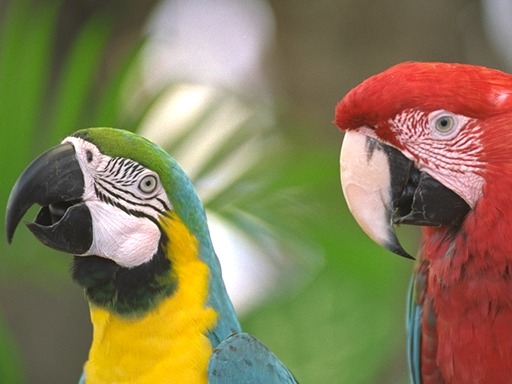
%> input picture TID2008_dataset/I23.BMP, 512 x 384 px
$ octave QualityMeasure.m   (GNU Octave 9; MATLAB toolbox functions it lacks are replaced by stand-ins)
%> lines starting %> are read from the running program, lines starting %| are printed output that depends on the picture
clear all; close all; clc;
Img=imread('I23.BMP');
%> Img is the input picture: size 384x512x3 uint8; mean R, G, B 135.7, 124.3, 86.7
Iblur=imgaussfilt(Img,11.33);
Igray=rgb2gray(Img);

Iblur1=rgb2gray(Iblur);
I1=double(Iblur1)/255;

I=double(Igray)/255;
[M,N] = size(Igray);
%> M = 384; N = 512

[cA,cH,cV,cD] = dwt2(I1,'haar'); %wavelet transform
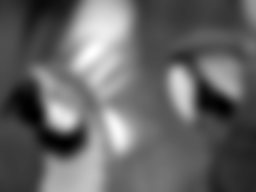
%> cA: size 192x256 double; min 0.361, max 1.88, mean 0.968; drawn with min black and max white
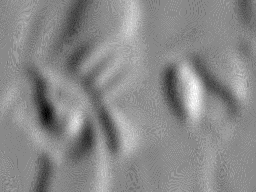
%> cV: size 192x256 double; min -0.0275, max 0.0235, mean -4.08e-05; drawn with min black and max white
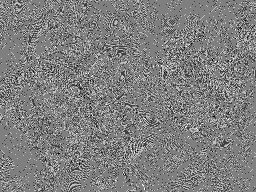
%> cD: size 192x256 double; min -0.00392, max 0.00392, mean -2.51e-06; drawn with min black and max white

EM=zeros(M/2,N/2);
EM=sqrt((cH.^2) + (cV.^2));
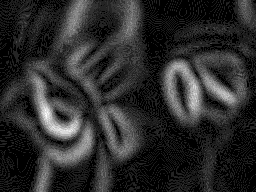
%> EM: size 192x256 double; min 0, max 0.0277, mean 0.00477; drawn with min black and max white

count=0.0;
for k=1:1:M/2
   for l=1:1:N/2
       count=EM(k,l)+count;
   end
end
%> after the loop, count = 234.3
Edge=zeros(M/2,N/2);
th= count / (2*N*M); % 1 / (2^1 *N*M) ,J=2
%> th = 0.000596

for k=1:1:M/2
  for l=1:1:N/2
      if EM(k,l)<th;
      Edge(k,l)=0;
      else
      Edge(k,l)=EM(k,l);
      end
  end
end
DCT=dct2(Edge);
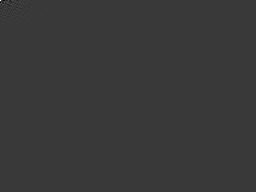
%> DCT: size 192x256 double; min -0.309, max 1.06, mean -2.81e-06; drawn with min black and max white
A_DCT=zeros(M/2,N/2);

for k=1:1:M/2
   for l=1:1:N/2
        A_DCT(k,l)=abs(DCT(k,l));
   end
end
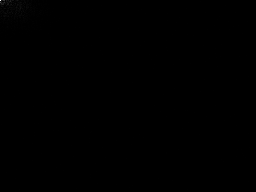
%> A_DCT: size 192x256 double; min 1.8e-08, max 1.06, mean 0.00153; drawn with min black and max white

dct_count=0.0;
for k=1:1:M/2
   for l=1:1:N/2
      dct_count=(A_DCT(k,l)*255)+dct_count;
   end
end
%> after the loop, dct_count = 19182.7
NSize=(M/2)*(N/2);
%> NSize = 49152
a=NSize / (dct_count);
%> a = 2.56

for k=1:1:M/2
    for l=1:1:N/2
        h(k,l)=a*exp((-a).*(A_DCT(k,l))); %pdf
    end
end

H=histogram(A_DCT,'Normalization','probability','DisplayStyle','stairs'); %AQ_DCT histogram
hold on;
H1=histogram(h,'Normalization','probability','DisplayStyle','stairs'); %pdf histogram
%> figure, not shown here; tallest bar 0.264 high, from x = 0 to 0.0005; tallest bar 0.164 high, from x = 2.56 to 2.56

a_plot=[0.1329 0.2417 0.4722 0.5206 0.9288 2.5623];
SD=[0 0.9 1.7 1.85 2.85 11.33];

%QUANTIZED
Q=[16  11  10  16  24  40  51  61;
    12  12  14  19  26  58  60  55;
    14  13  16  24  40  57  69  56;
    14  17  22  29  51  87  80  62;
    18  22  37  56  68  109 103 77;
    24  35  55  64  81  104 113 92;
    49  64  78  87  103 121 120 101;
    72  92  95  98  112 100 103 99];
AQ_DCT=zeros(M/2,N/2);

dct_blocks = zeros(M/2,N/2);

for i = 1:8:M/2
    for j = 1:8:N/2
        dct_blocks(i:(i+7),j:(j+7))= (A_DCT(i:(i+7),j:(j+7)));
    end
end

for i=1:8:M/2
    for j=1:8:N/2
        AQ_DCT(i:(i+7),j:(j+7)) = round(dct_blocks(i:(i+7),j:(j+7))./Q);
    end
end
%> AQ_DCT: size 192x256 double; every value is 0


histog = zeros(1,256);
for x = 1 : 1 : M/2
   for y = 1 : 1 : N/2
      histog (AQ_DCT(x,y) + 1 ) = histog ((AQ_DCT(x,y)) + 1 ) + 1;   % yi k黰esi i鏸n AQ_DCT histogram
   end
end
%> after the loop, histog = 256 values, max 49152 at index 1, min 0 at index 2, mean 192

a_dct_count=0.0;
for k=1:1:1
   for l=1:1:256
      a_dct_count =  ((AQ_DCT(k,l)*255) * histog(k,l)) + a_dct_count;
   end
end
%> after the loop, a_dct_count = 0
ay=1 / (a_dct_count);
%> ay = Inf
BQM1=1 - (1 / (ay));
%> BQM1 = 1

J=2;
for j=1:1:J
    BQM=(2^(J-j)*BQM1)/3;
end
%> this loop made 2 passes
%> BQM on passes 1 to 2: 0.667, 0.333

figure;imshow(Img);title('Original');
figure;imshow(Iblur);title('Blur');
figure;imshow(Edge);title('Edge Map');
figure;imshow(A_DCT);title('Absoult DCT');
figure;plot(SD,a_plot); xlabel('SD');ylabel('a');
%> after `ylabel('a')`:
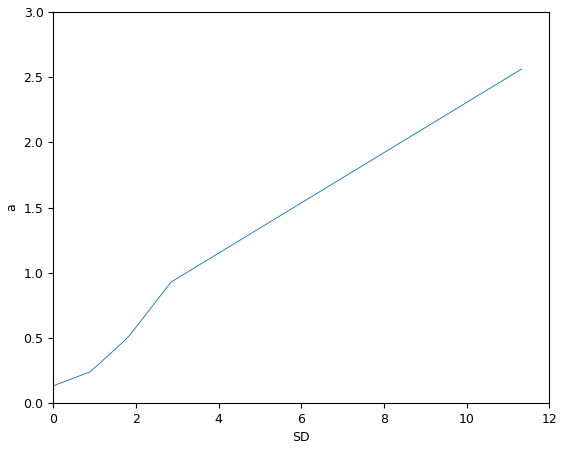
%> figure redrawn from the program's plot data

$ run again, with TID2008_dataset/I01.BMP copied over TID2008_dataset/I23.BMP
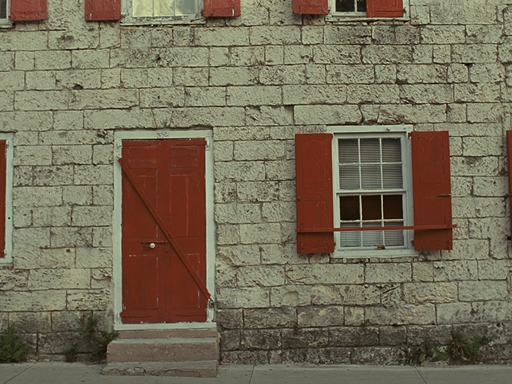
%> input picture TID2008_dataset/I01.BMP, 512 x 384 px
%> Img is the input picture: size 384x512x3 uint8; mean R, G, B 118.1, 109.1, 88.4
%> after the loop `for k=1:1:M/2`: count = 178.1
%> th = 0.000453
%> `DCT=dct2(Edge);`:
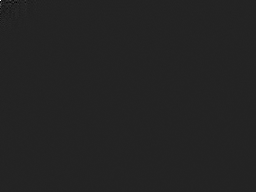
%> DCT: size 192x256 double; min -0.132, max 0.803, mean 2.92e-05; drawn with min black and max white
%> after the loop `for k=1:1:M/2`: dct_count = 17745.9
%> a = 2.77
%> `H1=histogram(h,'Normalization','probability','DisplayStyle','stairs');`:
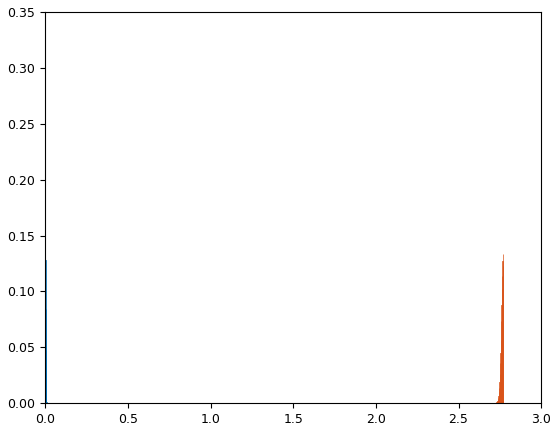
%> figure redrawn from the program's plot data; tallest bar 0.26 high, from x = 0 to 0.0005; tallest bar 0.133 high, from x = 2.77 to 2.77
%> after the loop `for x = 1 : 1 : M/2`: histog = 256 values, max 49152 at index 1, min 0 at index 2, mean 192
%> after the loop `for k=1:1:1`: a_dct_count = 0
%> ay = Inf
%> BQM1 = 1
%> the loop `for j=1:1:J` made 2 passes
%> BQM on passes 1 to 2: 0.667, 0.333

$ run again, with TID2008_dataset/I02.BMP copied over TID2008_dataset/I23.BMP
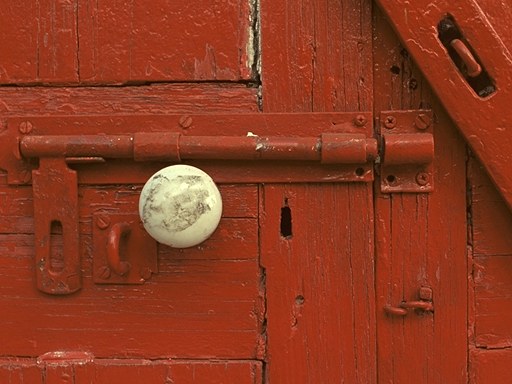
%> input picture TID2008_dataset/I02.BMP, 512 x 384 px
%> Img is the input picture: size 384x512x3 uint8; mean R, G, B 139.9, 57.4, 32
%> after the loop `for k=1:1:M/2`: count = 103.5
%> th = 0.000263
%> `DCT=dct2(Edge);`:
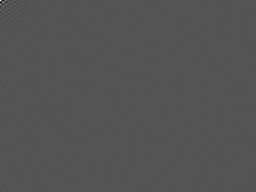
%> DCT: size 192x256 double; min -0.229, max 0.467, mean 2.32e-06; drawn with min black and max white
%> after the loop `for k=1:1:M/2`: dct_count = 17370
%> a = 2.83
%> `H1=histogram(h,'Normalization','probability','DisplayStyle','stairs');`:
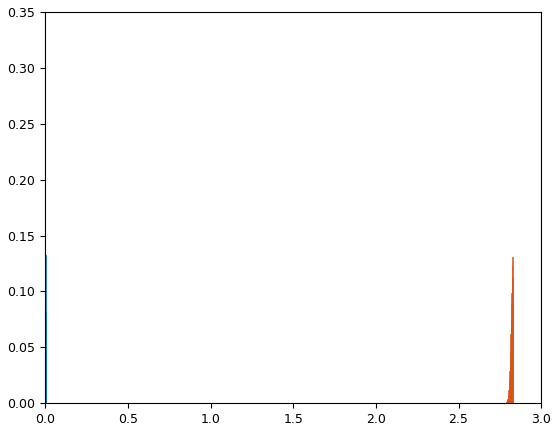
%> figure redrawn from the program's plot data; tallest bar 0.262 high, from x = 0 to 0.0005; tallest bar 0.131 high, from x = 2.83 to 2.83
%> after the loop `for x = 1 : 1 : M/2`: histog = 256 values, max 49152 at index 1, min 0 at index 2, mean 192
%> after the loop `for k=1:1:1`: a_dct_count = 0
%> ay = Inf
%> BQM1 = 1
%> the loop `for j=1:1:J` made 2 passes
%> BQM on passes 1 to 2: 0.667, 0.333
